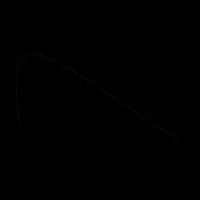
Frame 1 (no input)
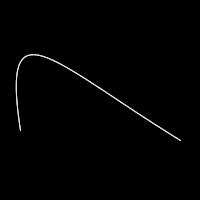
Frame 60 (the mouse pressed at the canvas centre just before this capture)
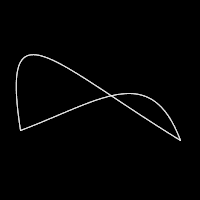
Frame 120 (the mouse held since frame 60 and released just before this capture)

The Processing sketch that drew these frames (run headless with seeded random() and noise(); from frame 60 on, the mouse is pressed at the canvas centre):

// Processing sketch: intro_bezier
// ── intro_bezier.pde
// renaud.jean-francois(arobas)uqam(point)ca
// Syntaxe Processing version 3.3.6
// mardi, 19 septembre 2017

float ax1, ay1, lx1, ly1, lx2, ly2, ax2, ay2;

void setup() {
  size(200, 200);
  background(0);
  noFill();
  stroke(255,10);
}

void draw() {
  //background(0);
  
  ax1 = 20;
  ay1 = 130;
  lx1 = mouseX;
  ly1 = mouseY;
  lx2 = lx1+50; // lx2 devient relatif à lx1
  ly2 = 60;
  ax2 = 180;
  ay2 = 140;
  
  bezier(ax1, ay1, lx1, ly1, lx2, ly2, ax2, ay2);
 
}
